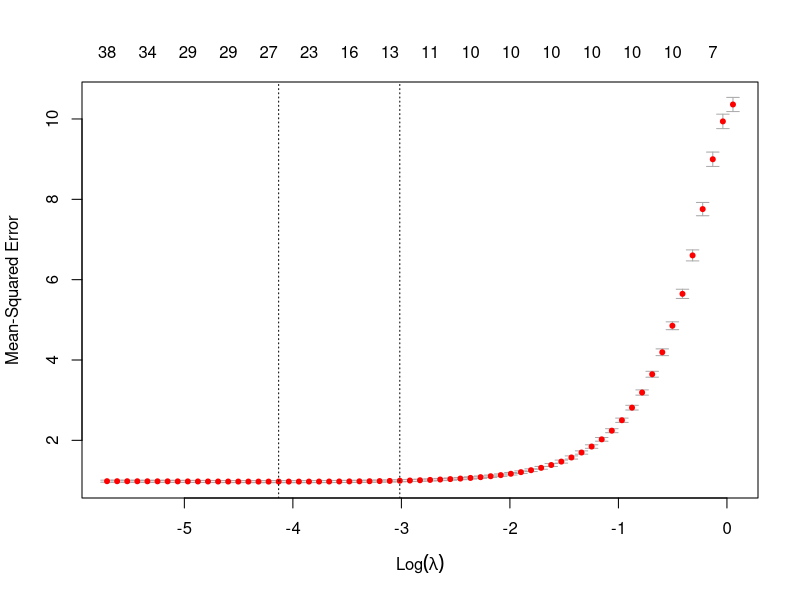

Recreate this plot in R.
## ---- chunk 1

library(glmnet)

## ---- chunk 2

x <- matrix(rnorm(2000*50), ncol = 50) #regressores
betas <- c(rep(1,10),rep(0,40)) # as 10 primeiras serão relevantes com um coeficiente 1. As outras são irrelevantes - e portanto tem um coeficiente 0
y <- x%*%betas + rnorm(2000) 

modelo <- glmnet(x,y)
coef(modelo)[,1:5] # só pegando as 5 primeiras colunas. Veja que o comando summary não nos dá o que queremos no glmnet

## ---- chunk 3

cross_val <- cv.glmnet(x,y)

coef(cross_val)

## ---- chunk 4

plot(cross_val)

